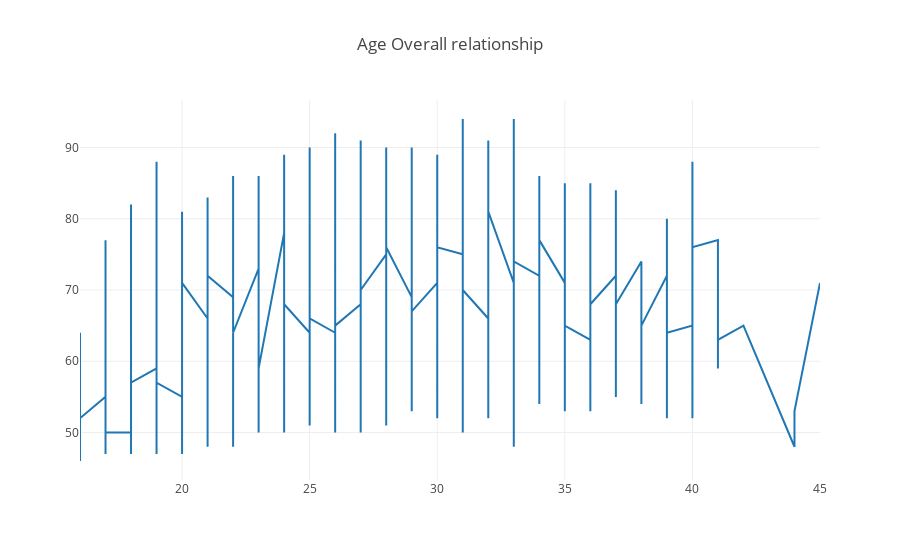

Here is the notebook cell this chart was saved with:
### Markdown cell above
## Does age affect overall rating?

### Code cell
age = df.sort_values(by = 'Age')
age.head()
rel = age.loc[:,[ 'Age','Overall']]
rel.values

fig = go.Scatter(x= rel['Age'] , y= rel['Overall'])
layout = go.Layout(title = 'Age Overall relationship')
figure = go.Figure(data=[fig], layout=layout)
iplot(figure)

### Figure 1 — Plotly figure (JSON) as saved in the notebook; plotly's stock layout.template omitted (floating-point values rounded to 4 significant figures; data arrays with more than 128 entries replaced by an {"elided": "..."} marker saying what was removed)
{"data": [{"x": {"elided": "18207 int values"}, "y": {"elided": "18207 int values"}, "type": "scatter", "uid": "dbe16126-7e0c-4e3d-8194-144f13380304"}], "layout": {"title": {"text": "Age Overall relationship"}}}
